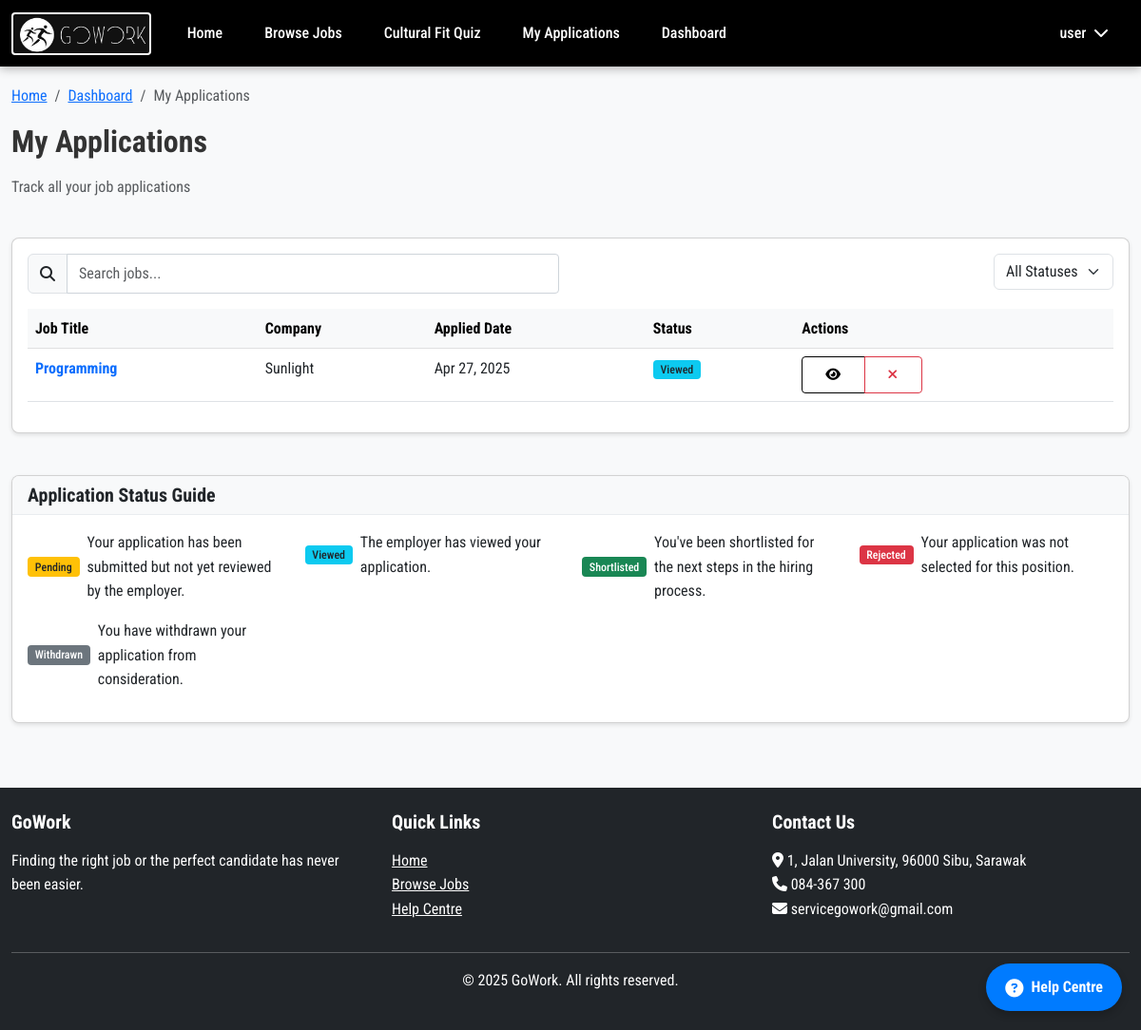
Page /pages/user/applications.php (signed in) on the committed database.
### tables this page shows
CREATE TABLE `users` (
  `user_id` int(11) NOT NULL,
  `username` varchar(50) NOT NULL,
  `email` varchar(100) NOT NULL,
  `password` varchar(255) NOT NULL,
  `profile_picture` varchar(255) DEFAULT NULL,
  `user_type` int(11) NOT NULL,
  `created_at` timestamp NOT NULL DEFAULT current_timestamp(),
  `updated_at` timestamp NOT NULL DEFAULT current_timestamp() ON UPDATE current_timestamp()
);

CREATE TABLE `applications` (
  `application_id` int(11) NOT NULL,
  `job_id` int(11) NOT NULL,
  `user_id` int(11) NOT NULL,
  `applied_date` timestamp NOT NULL DEFAULT current_timestamp(),
  `status` varchar(20) NOT NULL DEFAULT 'Pending',
  `resume_path` varchar(255) DEFAULT NULL,
  `is_hidden_from_user` tinyint(1) NOT NULL DEFAULT 0,
  `created_at` timestamp NOT NULL DEFAULT current_timestamp()
);

CREATE TABLE `jobs` (
  `job_id` int(11) NOT NULL,
  `company_id` int(11) NOT NULL,
  `job_title` varchar(100) NOT NULL,
  `description` text NOT NULL,
  `salary_min` decimal(10,2) DEFAULT NULL,
  `salary_max` decimal(10,2) DEFAULT NULL,
  `location` varchar(100) NOT NULL,
  `requirements` text DEFAULT NULL,
  `job_type` varchar(50) NOT NULL,
  `categories` text DEFAULT NULL,
  `posted_date` timestamp NOT NULL DEFAULT current_timestamp(),
  `is_active` tinyint(1) DEFAULT 1,
  `state` varchar(50) DEFAULT NULL,
  `region` varchar(100) DEFAULT NULL,
  `category` varchar(100) DEFAULT NULL,
  `skills` text DEFAULT NULL
);

CREATE TABLE `companies` (
  `company_id` int(11) NOT NULL,
  `user_id` int(11) NOT NULL,
  `company_name` varchar(100) NOT NULL,
  `description` text DEFAULT NULL,
  `company_culture` text DEFAULT NULL,
  `contact_number` varchar(20) DEFAULT NULL,
  `address` varchar(255) DEFAULT NULL,
  `city` varchar(50) DEFAULT NULL,
  `state` varchar(50) DEFAULT NULL,
  `country` varchar(50) DEFAULT NULL,
  `license_path` varchar(255) DEFAULT NULL,
  `license_status` enum('Pending','Approved','Not Approved') DEFAULT 'Pending',
  `created_at` timestamp NOT NULL DEFAULT current_timestamp(),
  `updated_at` timestamp NOT NULL DEFAULT current_timestamp() ON UPDATE current_timestamp()
);

### includes/functions.php (called while the page is built, shortened)
<?php
require_once 'database.php';
function isLoggedIn() {
    return isset($_SESSION['user_id']);
}
function hasUserType($userType) {
    return $_SESSION['user_type'] == $userType;
}
function getCurrentUser() {
    $sql = "SELECT * FROM users WHERE user_id = ?";
    return fetchRow($sql, 'i', [$_SESSION['user_id']]);
}

### includes/database.php (called while the page is built, shortened)
<?php
function getDbConnection() {
    static $conn;
    if ($conn instanceof mysqli) {
        return $conn;
    }
    $conn = new mysqli(
        DB_HOST,
        DB_USER,
        DB_PASS,
        DB_NAME,
        3306
    );
    $conn->ssl_set(NULL, NULL, __DIR__ . '/DigiCertGlobalRootCA.crt.pem', NULL, NULL);
    $conn->set_charset("utf8mb4");
    return $conn;
}
function executeQuery($sql, $types = '', $params = []) {
    $conn = getDbConnection();
    $stmt = $conn->prepare($sql);
    if (!empty($params)) {
        $bindParams = [$types];
        for ($i = 0; $i < count($params); $i++) {
            $bindParams[] = &$params[$i];
        }
        call_user_func_array([$stmt, 'bind_param'], $bindParams);
    }
    if (!$stmt->execute()) {
        $error = "Error executing statement: " . $stmt->error;
        error_log($error);
        $stmt->close();
        throw new Exception($error);
    }
    return $stmt;
}
function fetchRow($sql, $types = '', $params = []) {
    $stmt = executeQuery($sql, $types, $params);
    $result = $stmt->get_result();
    $row = $result->fetch_assoc();
    return $row;
}
function fetchAll($sql, $types = '', $params = []) {
    $stmt = executeQuery($sql, $types, $params);
    $result = $stmt->get_result();
    $rows = [];
    while ($row = $result->fetch_assoc()) {
        $rows[] = $row;
    }
    return $rows;
}

### pages/user/applications.php (the view, shortened to what this page needs)
<?php
$pageTitle = 'My Applications';
require_once '../../includes/database.php';
require_once '../../includes/functions.php';
$user = getCurrentUser();
$applications = fetchAll(
    "SELECT a.*, j.job_title, c.company_name
    FROM applications a
    JOIN jobs j ON a.job_id = j.job_id
    JOIN companies c ON j.company_id = c.company_id
    WHERE a.user_id = ?
    ORDER BY a.applied_date DESC",
    'i',
    [$user['user_id']]
);
require_once '../../includes/header.php';
?>
<div class="container">
    <div class="row mb-4">
        <div class="col-12">
            <nav aria-label="breadcrumb">
                <ol class="breadcrumb">
                    <li class="breadcrumb-item"><a href="<?php echo SITE_URL; ?>">Home</a></li>
                    <li class="breadcrumb-item"><a href="<?php echo SITE_URL; ?>/pages/user/dashboard.php">Dashboard</a></li>
                    <li class="breadcrumb-item active" aria-current="page">My Applications</li>
                </ol>
            </nav>
            <h2>My Applications</h2>
            <p class="text-muted">Track all your job applications</p>
        </div>
    </div>
    <div class="row">
        <div class="col-12">
            <div class="card">
                <div class="card-body">
                    <?php if (empty($applications)): ?>
                        <div class="alert alert-info">
                            <i class="fas fa-info-circle"></i> You haven't applied to any jobs yet.
                            <a href="<?php echo SITE_URL; ?>/pages/jobs.php" class="alert-link">Browse jobs</a> and start applying!
                        </div>
                    <?php else: ?>
                        <div class="table-responsive">
                            <table class="table table-hover">
                                <thead class="table-light">
                                    <tr>
                                        <th>Job Title</th>
                                        <th>Company</th>
                                        <th>Applied Date</th>
                                        <th>Status</th>
                                        <th>Actions</th>
                                    </tr>
                                </thead>
                                <tbody>
                                    <?php foreach ($applications as $application): ?>
                                        <tr>
                                            <td>
                                                <a href="<?php echo SITE_URL; ?>/pages/jobs.php?id=<?php echo $application['job_id']; ?>" class="text-decoration-none fw-bold">
                                                    <?php echo htmlspecialchars($application['job_title']); ?>
                                                </a>
                                            </td>
                                            <td><?php echo htmlspecialchars($application['company_name']); ?></td>
                                            <td><?php echo date('M d, Y', strtotime($application['applied_date'])); ?></td>
                                            <td>
                                                <?php
                                                $statusClass = '';
                                                switch ($application['status']) {
                                                    case 'Viewed':
                                                        $statusClass = 'badge bg-info text-dark';
                                                        break;
                                                }
                                                ?>
                                                <span class="<?php echo $statusClass; ?>">
                                                    <?php echo $application['status']; ?>
                                                </span>
                                            </td>
                                            <td>
                                                <div class="btn-group" role="group">
                                                    <a href="<?php echo SITE_URL; ?>/pages/jobs.php?id=<?php echo $application['job_id']; ?>" class="btn btn-sm btn-outline-primary" title="View Job">
                                                        <i class="fas fa-eye"></i>
                                                    </a>
                                                    <?php if ($application['status'] !== 'Withdrawn'): ?>
                                                    <button type="button" class="btn btn-sm btn-outline-danger" title="Withdraw Application" data-bs-toggle="modal" data-bs-target="#withdrawModal<?php echo $application['application_id']; ?>">
                                                        <i class="fas fa-times"></i>
                                                    </button>
                                                    <?php else: ?>
                                                    <a href="<?php echo SITE_URL; ?>/pages/jobs.php?id=<?php echo $application['job_id']; ?>&reapply=1" class="btn btn-sm btn-outline-success" title="Reapply">
                                                        <i class="fas fa-redo-alt"></i>
                                                    </a>
                                                    <?php endif; ?>
                                                </div>
                                            </td>
                                        </tr>
                                    <?php endforeach; ?>
                                </tbody>
                            </table>
                        </div>
                    <?php endif; ?>
                </div>
            </div>
        </div>
    </div>
    <div class="row mt-4">
        <div class="col-12">
            <div class="card">
                <div class="card-header">
                    <h5 class="mb-0">Application Status Guide</h5>
                </div>
                <div class="card-body">
                    <div class="row">
                        <div class="col-md-3 mb-3">
                            <div class="d-flex align-items-center">
                                <span class="badge bg-warning text-dark me-2">Pending</span>
                                <span>Your application has been submitted but not yet reviewed by the employer.</span>
                            </div>
                        </div>
                        <div class="col-md-3 mb-3">
                            <div class="d-flex align-items-center">
                                <span class="badge bg-info text-dark me-2">Viewed</span>
                                <span>The employer has viewed your application.</span>
                            </div>
                        </div>
                        <div class="col-md-3 mb-3">
                            <div class="d-flex align-items-center">
                                <span class="badge bg-success me-2">Shortlisted</span>
                                <span>You've been shortlisted for the next steps in the hiring process.</span>
                            </div>
                        </div>
                        <div class="col-md-3 mb-3">
                            <div class="d-flex align-items-center">
                                <span class="badge bg-danger me-2">Rejected</span>
                                <span>Your application was not selected for this position.</span>
                            </div>
                        </div>
                        <div class="col-md-3 mb-3">
                            <div class="d-flex align-items-center">
                                <span class="badge bg-secondary me-2">Withdrawn</span>
                                <span>You have withdrawn your application from consideration.</span>
                            </div>
                        </div>
                    </div>
                </div>
            </div>
        </div>
    </div>
</div>
<?php
require_once '../../includes/footer.php';
?>

### includes/header.php (shortened to what this page needs)
<?php
$root_path = $_SERVER['DOCUMENT_ROOT'] . '/';
require_once $root_path . 'includes/functions.php';
?>
<!DOCTYPE html>
<html lang="en">
<head>
    <link href="https://cdn.jsdelivr.net/npm/bootstrap@5.3.0/dist/css/bootstrap.min.css" rel="stylesheet">
    <link rel="stylesheet" href="https://cdnjs.cloudflare.com/ajax/libs/font-awesome/6.4.0/css/all.min.css">
    <link rel="stylesheet" href="<?php echo SITE_URL; ?>/assets/css/main.css">
    <link rel="stylesheet" href="<?php echo SITE_URL; ?>/assets/css/dropdown-fix.css">
</head>
<body>
    <nav class="navbar navbar-expand-lg navbar-dark fixed-top">
        <div class="container position-relative">
            <a class="navbar-brand" href="<?php echo SITE_URL; ?>">
                <img src="<?php echo SITE_URL; ?>/assets/img/logo.jpg" alt="<?php echo SITE_NAME; ?>" class="navbar-logo">
            </a>
            <div class="collapse navbar-collapse" id="navbarNav">
                <ul class="navbar-nav me-auto">
                    <li class="nav-item">
                        <a class="nav-link" href="<?php echo SITE_URL; ?>">Home</a>
                    </li>
                    <li class="nav-item">
                        <a class="nav-link" href="<?php echo SITE_URL; ?>/pages/jobs.php">Browse Jobs</a>
                    </li>
                    <?php if (isLoggedIn()): ?>
                        <?php if (hasUserType(USER_TYPE_JOBSEEKER)): ?>
                            <li class="nav-item">
                                <a class="nav-link" href="<?php echo SITE_URL; ?>/pages/culture_quiz.php">Cultural Fit Quiz</a>
                            </li>
                            <li class="nav-item">
                                <a class="nav-link" href="<?php echo SITE_URL; ?>/pages/user/applications.php">My Applications</a>
                            </li>
                            <li class="nav-item">
                                <a class="nav-link" href="<?php echo SITE_URL; ?>/pages/user/dashboard.php">Dashboard</a>
                            </li>
                        <?php endif; ?>
                    <?php endif; ?>
                </ul>
                <ul class="navbar-nav">
                    <?php if (isLoggedIn()): ?>
                        <li class="nav-item dropdown d-none d-lg-block">
                            <a class="nav-link dropdown-toggle" href="#" id="navbarDropdown" role="button" data-bs-toggle="dropdown" aria-expanded="false">
                                <?php
                                $user = getCurrentUser();
                                echo htmlspecialchars($user['username']);
                                ?> <i class="fas fa-chevron-down ms-1"></i>
                            </a>
                        </li>
                    <?php endif; ?>
                </ul>
            </div>
        </div>
    </nav>
    <div class="<?php echo (isset($pageTitle) && $pageTitle == 'Home') ? '' : 'container content-container my-4'; ?>">
    </div>
</body>
</html>

### rows in the picture
users: username "user"
applications: job.job_title "Programming", companies.company_name "Sunlight", applied_date "Apr 27, 2025", status "Viewed"

### other values in the picture
SITE_NAME "GoWork"
